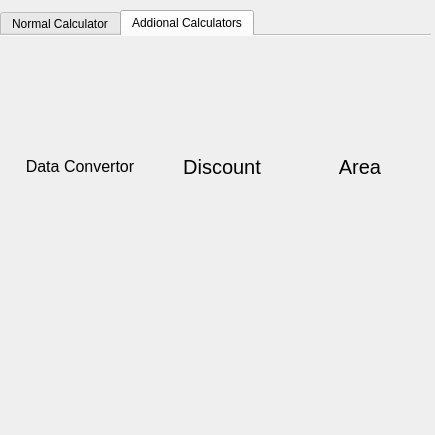
<?xml version="1.0" encoding="UTF-8"?>
<ui version="4.0">
 <class>Secret_calc</class>
 <widget class="QWidget" name="Secret_calc">
  <property name="geometry">
   <rect>
    <x>0</x>
    <y>0</y>
    <width>435</width>
    <height>435</height>
   </rect>
  </property>
  <property name="minimumSize">
   <size>
    <width>435</width>
    <height>435</height>
   </size>
  </property>
  <property name="maximumSize">
   <size>
    <width>435</width>
    <height>435</height>
   </size>
  </property>
  <property name="windowTitle">
   <string>Form</string>
  </property>
  <widget class="QTabWidget" name="tabWidget">
   <property name="geometry">
    <rect>
     <x>0</x>
     <y>10</y>
     <width>431</width>
     <height>421</height>
    </rect>
   </property>
   <property name="acceptDrops">
    <bool>false</bool>
   </property>
   <property name="styleSheet">
    <string notr="true"/>
   </property>
   <property name="tabPosition">
    <enum>QTabWidget::North</enum>
   </property>
   <property name="tabShape">
    <enum>QTabWidget::Rounded</enum>
   </property>
   <property name="currentIndex">
    <number>1</number>
   </property>
   <property name="iconSize">
    <size>
     <width>16</width>
     <height>16</height>
    </size>
   </property>
   <property name="elideMode">
    <enum>Qt::ElideRight</enum>
   </property>
   <property name="usesScrollButtons">
    <bool>true</bool>
   </property>
   <property name="documentMode">
    <bool>true</bool>
   </property>
   <property name="tabsClosable">
    <bool>false</bool>
   </property>
   <widget class="QWidget" name="normal_calc">
    <attribute name="title">
     <string>Normal Calculator</string>
    </attribute>
    <widget class="QLineEdit" name="lineEdit">
     <property name="geometry">
      <rect>
       <x>5</x>
       <y>10</y>
       <width>421</width>
       <height>71</height>
      </rect>
     </property>
     <property name="font">
      <font>
       <pointsize>20</pointsize>
       <weight>75</weight>
       <bold>true</bold>
      </font>
     </property>
     <property name="styleSheet">
      <string notr="true">background-color: rgb(255, 255, 255);
color: rgb(0, 0, 0);</string>
     </property>
     <property name="text">
      <string/>
     </property>
     <property name="readOnly">
      <bool>true</bool>
     </property>
    </widget>
    <widget class="QPushButton" name="norm_0">
     <property name="geometry">
      <rect>
       <x>0</x>
       <y>340</y>
       <width>231</width>
       <height>51</height>
      </rect>
     </property>
     <property name="font">
      <font>
       <pointsize>14</pointsize>
      </font>
     </property>
     <property name="text">
      <string>0</string>
     </property>
     <property name="shortcut">
      <string>0</string>
     </property>
    </widget>
    <widget class="QPushButton" name="norm_1">
     <property name="geometry">
      <rect>
       <x>0</x>
       <y>280</y>
       <width>111</width>
       <height>47</height>
      </rect>
     </property>
     <property name="font">
      <font>
       <pointsize>14</pointsize>
      </font>
     </property>
     <property name="text">
      <string>1</string>
     </property>
     <property name="shortcut">
      <string>1</string>
     </property>
    </widget>
    <widget class="QPushButton" name="norm_2">
     <property name="geometry">
      <rect>
       <x>120</x>
       <y>280</y>
       <width>111</width>
       <height>47</height>
      </rect>
     </property>
     <property name="font">
      <font>
       <pointsize>14</pointsize>
      </font>
     </property>
     <property name="text">
      <string>2</string>
     </property>
     <property name="shortcut">
      <string>2</string>
     </property>
    </widget>
    <widget class="QPushButton" name="norm_3">
     <property name="geometry">
      <rect>
       <x>240</x>
       <y>280</y>
       <width>111</width>
       <height>47</height>
      </rect>
     </property>
     <property name="font">
      <font>
       <pointsize>14</pointsize>
      </font>
     </property>
     <property name="text">
      <string>3</string>
     </property>
     <property name="shortcut">
      <string>3</string>
     </property>
    </widget>
    <widget class="QPushButton" name="norm_4">
     <property name="geometry">
      <rect>
       <x>0</x>
       <y>220</y>
       <width>111</width>
       <height>47</height>
      </rect>
     </property>
     <property name="font">
      <font>
       <pointsize>14</pointsize>
      </font>
     </property>
     <property name="text">
      <string>4</string>
     </property>
     <property name="shortcut">
      <string>4</string>
     </property>
    </widget>
    <widget class="QPushButton" name="norm_6">
     <property name="geometry">
      <rect>
       <x>240</x>
       <y>220</y>
       <width>111</width>
       <height>47</height>
      </rect>
     </property>
     <property name="font">
      <font>
       <pointsize>14</pointsize>
      </font>
     </property>
     <property name="text">
      <string>6</string>
     </property>
     <property name="shortcut">
      <string>6</string>
     </property>
    </widget>
    <widget class="QPushButton" name="norm_5">
     <property name="geometry">
      <rect>
       <x>120</x>
       <y>220</y>
       <width>111</width>
       <height>47</height>
      </rect>
     </property>
     <property name="font">
      <font>
       <pointsize>14</pointsize>
      </font>
     </property>
     <property name="text">
      <string>5</string>
     </property>
     <property name="shortcut">
      <string>5</string>
     </property>
    </widget>
    <widget class="QPushButton" name="norm_7">
     <property name="geometry">
      <rect>
       <x>0</x>
       <y>160</y>
       <width>111</width>
       <height>47</height>
      </rect>
     </property>
     <property name="font">
      <font>
       <pointsize>14</pointsize>
      </font>
     </property>
     <property name="text">
      <string>7</string>
     </property>
     <property name="shortcut">
      <string>7</string>
     </property>
    </widget>
    <widget class="QPushButton" name="norm_9">
     <property name="geometry">
      <rect>
       <x>240</x>
       <y>160</y>
       <width>111</width>
       <height>47</height>
      </rect>
     </property>
     <property name="font">
      <font>
       <pointsize>14</pointsize>
      </font>
     </property>
     <property name="text">
      <string>9</string>
     </property>
     <property name="shortcut">
      <string>9</string>
     </property>
    </widget>
    <widget class="QPushButton" name="norm_8">
     <property name="geometry">
      <rect>
       <x>120</x>
       <y>160</y>
       <width>111</width>
       <height>47</height>
      </rect>
     </property>
     <property name="font">
      <font>
       <pointsize>14</pointsize>
      </font>
     </property>
     <property name="text">
      <string>8</string>
     </property>
     <property name="shortcut">
      <string>8</string>
     </property>
    </widget>
    <widget class="QPushButton" name="norm_dot">
     <property name="geometry">
      <rect>
       <x>240</x>
       <y>340</y>
       <width>111</width>
       <height>51</height>
      </rect>
     </property>
     <property name="font">
      <font>
       <pointsize>18</pointsize>
       <weight>75</weight>
       <bold>true</bold>
      </font>
     </property>
     <property name="text">
      <string>.</string>
     </property>
     <property name="shortcut">
      <string>.</string>
     </property>
    </widget>
    <widget class="QPushButton" name="norm_plus">
     <property name="geometry">
      <rect>
       <x>360</x>
       <y>220</y>
       <width>71</width>
       <height>47</height>
      </rect>
     </property>
     <property name="font">
      <font>
       <pointsize>18</pointsize>
       <weight>75</weight>
       <bold>true</bold>
      </font>
     </property>
     <property name="text">
      <string>+</string>
     </property>
     <property name="shortcut">
      <string>+</string>
     </property>
    </widget>
    <widget class="QPushButton" name="norm_minus">
     <property name="geometry">
      <rect>
       <x>360</x>
       <y>280</y>
       <width>71</width>
       <height>47</height>
      </rect>
     </property>
     <property name="font">
      <font>
       <pointsize>18</pointsize>
       <weight>75</weight>
       <bold>true</bold>
      </font>
     </property>
     <property name="text">
      <string>-</string>
     </property>
     <property name="shortcut">
      <string>-</string>
     </property>
    </widget>
    <widget class="QPushButton" name="norm_equal">
     <property name="geometry">
      <rect>
       <x>360</x>
       <y>340</y>
       <width>71</width>
       <height>51</height>
      </rect>
     </property>
     <property name="font">
      <font>
       <pointsize>14</pointsize>
      </font>
     </property>
     <property name="styleSheet">
      <string notr="true">background-color: rgb(255, 85, 0);</string>
     </property>
     <property name="text">
      <string>=</string>
     </property>
     <property name="shortcut">
      <string>Return</string>
     </property>
    </widget>
    <widget class="QPushButton" name="norm_divide">
     <property name="geometry">
      <rect>
       <x>360</x>
       <y>160</y>
       <width>71</width>
       <height>47</height>
      </rect>
     </property>
     <property name="font">
      <font>
       <pointsize>18</pointsize>
       <weight>75</weight>
       <bold>true</bold>
      </font>
     </property>
     <property name="text">
      <string>/</string>
     </property>
     <property name="shortcut">
      <string>/</string>
     </property>
    </widget>
    <widget class="QPushButton" name="norm_del">
     <property name="geometry">
      <rect>
       <x>120</x>
       <y>100</y>
       <width>111</width>
       <height>47</height>
      </rect>
     </property>
     <property name="font">
      <font>
       <pointsize>14</pointsize>
      </font>
     </property>
     <property name="styleSheet">
      <string notr="true">color: rgb(234, 14, 14);</string>
     </property>
     <property name="text">
      <string>DEL</string>
     </property>
     <property name="shortcut">
      <string>Backspace</string>
     </property>
    </widget>
    <widget class="QPushButton" name="norm_times">
     <property name="geometry">
      <rect>
       <x>240</x>
       <y>100</y>
       <width>111</width>
       <height>47</height>
      </rect>
     </property>
     <property name="font">
      <font>
       <pointsize>14</pointsize>
      </font>
     </property>
     <property name="text">
      <string>X</string>
     </property>
     <property name="shortcut">
      <string>*</string>
     </property>
    </widget>
    <widget class="QPushButton" name="norm_clear">
     <property name="geometry">
      <rect>
       <x>0</x>
       <y>100</y>
       <width>111</width>
       <height>47</height>
      </rect>
     </property>
     <property name="font">
      <font>
       <pointsize>14</pointsize>
      </font>
     </property>
     <property name="text">
      <string>C</string>
     </property>
     <property name="shortcut">
      <string>Backspace, Backspace, Backspace</string>
     </property>
    </widget>
    <widget class="QPushButton" name="norm_percent">
     <property name="geometry">
      <rect>
       <x>360</x>
       <y>100</y>
       <width>71</width>
       <height>47</height>
      </rect>
     </property>
     <property name="font">
      <font>
       <pointsize>18</pointsize>
       <weight>75</weight>
       <bold>true</bold>
      </font>
     </property>
     <property name="text">
      <string>%</string>
     </property>
     <property name="shortcut">
      <string>%</string>
     </property>
    </widget>
   </widget>
   <widget class="QWidget" name="add_calc">
    <attribute name="title">
     <string>Addional Calculators</string>
    </attribute>
    <widget class="QWidget" name="widget" native="true">
     <property name="geometry">
      <rect>
       <x>162</x>
       <y>-10</y>
       <width>120</width>
       <height>171</height>
      </rect>
     </property>
     <widget class="QPushButton" name="discount">
      <property name="geometry">
       <rect>
        <x>0</x>
        <y>20</y>
        <width>120</width>
        <height>141</height>
       </rect>
      </property>
      <property name="font">
       <font/>
      </property>
      <property name="styleSheet">
       <string notr="true">color: rgb(170, 91, 0)</string>
      </property>
      <property name="text">
       <string/>
      </property>
      <property name="icon">
       <iconset>
        <normaloff>icons/discount.png</normaloff>icons/discount.png</iconset>
      </property>
      <property name="iconSize">
       <size>
        <width>75</width>
        <height>89</height>
       </size>
      </property>
      <property name="flat">
       <bool>true</bool>
      </property>
     </widget>
     <widget class="QLabel" name="label_2">
      <property name="geometry">
       <rect>
        <x>0</x>
        <y>130</y>
        <width>120</width>
        <height>21</height>
       </rect>
      </property>
      <property name="font">
       <font>
        <pointsize>15</pointsize>
       </font>
      </property>
      <property name="text">
       <string>Discount</string>
      </property>
      <property name="alignment">
       <set>Qt::AlignCenter</set>
      </property>
     </widget>
    </widget>
    <widget class="QWidget" name="widget_2" native="true">
     <property name="geometry">
      <rect>
       <x>20</x>
       <y>-10</y>
       <width>120</width>
       <height>171</height>
      </rect>
     </property>
     <widget class="QPushButton" name="data_conv">
      <property name="geometry">
       <rect>
        <x>0</x>
        <y>20</y>
        <width>120</width>
        <height>141</height>
       </rect>
      </property>
      <property name="font">
       <font/>
      </property>
      <property name="styleSheet">
       <string notr="true">color: rgb(170, 91, 0)</string>
      </property>
      <property name="text">
       <string/>
      </property>
      <property name="icon">
       <iconset>
        <normaloff>icons/area.png</normaloff>icons/area.png</iconset>
      </property>
      <property name="iconSize">
       <size>
        <width>75</width>
        <height>89</height>
       </size>
      </property>
      <property name="flat">
       <bool>true</bool>
      </property>
     </widget>
     <widget class="QLabel" name="label">
      <property name="geometry">
       <rect>
        <x>0</x>
        <y>130</y>
        <width>120</width>
        <height>21</height>
       </rect>
      </property>
      <property name="font">
       <font>
        <pointsize>12</pointsize>
       </font>
      </property>
      <property name="text">
       <string>Data Convertor</string>
      </property>
      <property name="alignment">
       <set>Qt::AlignCenter</set>
      </property>
     </widget>
    </widget>
    <widget class="QWidget" name="widget_3" native="true">
     <property name="geometry">
      <rect>
       <x>300</x>
       <y>-10</y>
       <width>120</width>
       <height>171</height>
      </rect>
     </property>
     <widget class="QPushButton" name="area">
      <property name="geometry">
       <rect>
        <x>0</x>
        <y>20</y>
        <width>120</width>
        <height>141</height>
       </rect>
      </property>
      <property name="font">
       <font/>
      </property>
      <property name="styleSheet">
       <string notr="true">color: rgb(170, 91, 0)</string>
      </property>
      <property name="text">
       <string/>
      </property>
      <property name="icon">
       <iconset>
        <normaloff>icons/area.png</normaloff>icons/area.png</iconset>
      </property>
      <property name="iconSize">
       <size>
        <width>75</width>
        <height>89</height>
       </size>
      </property>
      <property name="flat">
       <bool>true</bool>
      </property>
     </widget>
     <widget class="QLabel" name="label_3">
      <property name="geometry">
       <rect>
        <x>0</x>
        <y>130</y>
        <width>120</width>
        <height>21</height>
       </rect>
      </property>
      <property name="font">
       <font>
        <pointsize>15</pointsize>
       </font>
      </property>
      <property name="text">
       <string>Area</string>
      </property>
      <property name="alignment">
       <set>Qt::AlignCenter</set>
      </property>
     </widget>
    </widget>
   </widget>
  </widget>
 </widget>
 <resources/>
 <connections/>
</ui>
